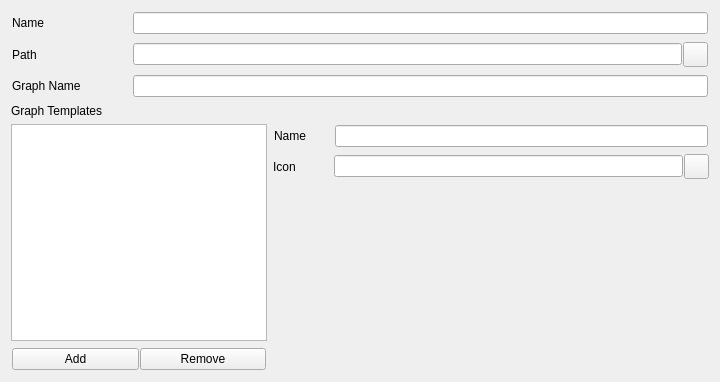
<?xml version="1.0" encoding="UTF-8"?>
<ui version="4.0">
 <class>Form</class>
 <widget class="QWidget" name="Form">
  <property name="geometry">
   <rect>
    <x>0</x>
    <y>0</y>
    <width>720</width>
    <height>382</height>
   </rect>
  </property>
  <property name="windowTitle">
   <string>Form</string>
  </property>
  <layout class="QVBoxLayout" name="verticalLayout">
   <item>
    <layout class="QHBoxLayout" name="horizontalLayout">
     <property name="spacing">
      <number>1</number>
     </property>
     <property name="leftMargin">
      <number>1</number>
     </property>
     <property name="topMargin">
      <number>1</number>
     </property>
     <property name="rightMargin">
      <number>1</number>
     </property>
     <property name="bottomMargin">
      <number>1</number>
     </property>
     <item>
      <widget class="QLabel" name="label">
       <property name="minimumSize">
        <size>
         <width>120</width>
         <height>0</height>
        </size>
       </property>
       <property name="text">
        <string>Name</string>
       </property>
      </widget>
     </item>
     <item>
      <widget class="QLineEdit" name="nameLineEdit">
       <property name="toolTip">
        <string>A menu will be created with this name to list the available pypeline graphs</string>
       </property>
      </widget>
     </item>
    </layout>
   </item>
   <item>
    <layout class="QHBoxLayout" name="horizontalLayout_15">
     <property name="spacing">
      <number>1</number>
     </property>
     <property name="leftMargin">
      <number>1</number>
     </property>
     <property name="topMargin">
      <number>1</number>
     </property>
     <property name="rightMargin">
      <number>1</number>
     </property>
     <property name="bottomMargin">
      <number>1</number>
     </property>
     <item>
      <widget class="QLabel" name="label_11">
       <property name="minimumSize">
        <size>
         <width>120</width>
         <height>0</height>
        </size>
       </property>
       <property name="text">
        <string>Path</string>
       </property>
      </widget>
     </item>
     <item>
      <widget class="QLineEdit" name="patternLineEdit">
       <property name="toolTip">
        <string>A pattern to organize and find the pypeline files. Each key represented by ${key_number} will be used to organize the graphs.
. eg for a sequence/shot pattern :
/project/SHOTS/${0}/${0}_${1}/${0}_${1}.pyp</string>
       </property>
      </widget>
     </item>
     <item>
      <widget class="QPushButton" name="patternButton">
       <property name="minimumSize">
        <size>
         <width>25</width>
         <height>25</height>
        </size>
       </property>
       <property name="maximumSize">
        <size>
         <width>25</width>
         <height>25</height>
        </size>
       </property>
       <property name="text">
        <string/>
       </property>
      </widget>
     </item>
    </layout>
   </item>
   <item>
    <layout class="QHBoxLayout" name="horizontalLayout_5">
     <property name="spacing">
      <number>1</number>
     </property>
     <property name="leftMargin">
      <number>1</number>
     </property>
     <property name="topMargin">
      <number>1</number>
     </property>
     <property name="rightMargin">
      <number>1</number>
     </property>
     <property name="bottomMargin">
      <number>1</number>
     </property>
     <item>
      <widget class="QLabel" name="label_4">
       <property name="minimumSize">
        <size>
         <width>120</width>
         <height>0</height>
        </size>
       </property>
       <property name="text">
        <string>Graph Name</string>
       </property>
      </widget>
     </item>
     <item>
      <widget class="QLineEdit" name="graphNameLineEdit"/>
     </item>
    </layout>
   </item>
   <item>
    <layout class="QVBoxLayout" name="verticalLayout_2">
     <item>
      <widget class="QLabel" name="label_12">
       <property name="minimumSize">
        <size>
         <width>100</width>
         <height>0</height>
        </size>
       </property>
       <property name="text">
        <string>Graph Templates</string>
       </property>
      </widget>
     </item>
     <item>
      <layout class="QHBoxLayout" name="horizontalLayout_3" stretch="0,1">
       <item>
        <layout class="QVBoxLayout" name="verticalLayout_4">
         <item>
          <widget class="QListWidget" name="templateListWidget"/>
         </item>
         <item>
          <layout class="QHBoxLayout" name="horizontalLayout_2">
           <property name="spacing">
            <number>1</number>
           </property>
           <property name="leftMargin">
            <number>1</number>
           </property>
           <property name="topMargin">
            <number>1</number>
           </property>
           <property name="rightMargin">
            <number>1</number>
           </property>
           <property name="bottomMargin">
            <number>1</number>
           </property>
           <item>
            <widget class="QPushButton" name="templateAddButton">
             <property name="text">
              <string>Add</string>
             </property>
            </widget>
           </item>
           <item>
            <widget class="QPushButton" name="templateDelButton">
             <property name="text">
              <string>Remove</string>
             </property>
            </widget>
           </item>
          </layout>
         </item>
        </layout>
       </item>
       <item>
        <layout class="QVBoxLayout" name="verticalLayout_3">
         <item>
          <layout class="QHBoxLayout" name="horizontalLayout_6">
           <property name="spacing">
            <number>1</number>
           </property>
           <property name="leftMargin">
            <number>1</number>
           </property>
           <property name="topMargin">
            <number>1</number>
           </property>
           <property name="rightMargin">
            <number>1</number>
           </property>
           <property name="bottomMargin">
            <number>1</number>
           </property>
           <item>
            <widget class="QLabel" name="label_2">
             <property name="minimumSize">
              <size>
               <width>60</width>
               <height>0</height>
              </size>
             </property>
             <property name="text">
              <string>Name</string>
             </property>
            </widget>
           </item>
           <item>
            <widget class="QLineEdit" name="templateNameLineEdit">
             <property name="toolTip">
              <string>This name will be prompt to ask for the user to choose betwween available templates</string>
             </property>
            </widget>
           </item>
          </layout>
         </item>
         <item>
          <layout class="QHBoxLayout" name="horizontalLayout_4">
           <property name="spacing">
            <number>1</number>
           </property>
           <item>
            <widget class="QLabel" name="label_3">
             <property name="minimumSize">
              <size>
               <width>60</width>
               <height>0</height>
              </size>
             </property>
             <property name="text">
              <string>Icon</string>
             </property>
            </widget>
           </item>
           <item>
            <widget class="QLineEdit" name="templateIconLineEdit"/>
           </item>
           <item>
            <widget class="QPushButton" name="templateIconButton">
             <property name="minimumSize">
              <size>
               <width>25</width>
               <height>25</height>
              </size>
             </property>
             <property name="maximumSize">
              <size>
               <width>25</width>
               <height>25</height>
              </size>
             </property>
             <property name="text">
              <string/>
             </property>
            </widget>
           </item>
          </layout>
         </item>
         <item>
          <spacer name="verticalSpacer">
           <property name="orientation">
            <enum>Qt::Vertical</enum>
           </property>
           <property name="sizeHint" stdset="0">
            <size>
             <width>20</width>
             <height>40</height>
            </size>
           </property>
          </spacer>
         </item>
        </layout>
       </item>
      </layout>
     </item>
    </layout>
   </item>
  </layout>
 </widget>
 <resources/>
 <connections/>
</ui>
